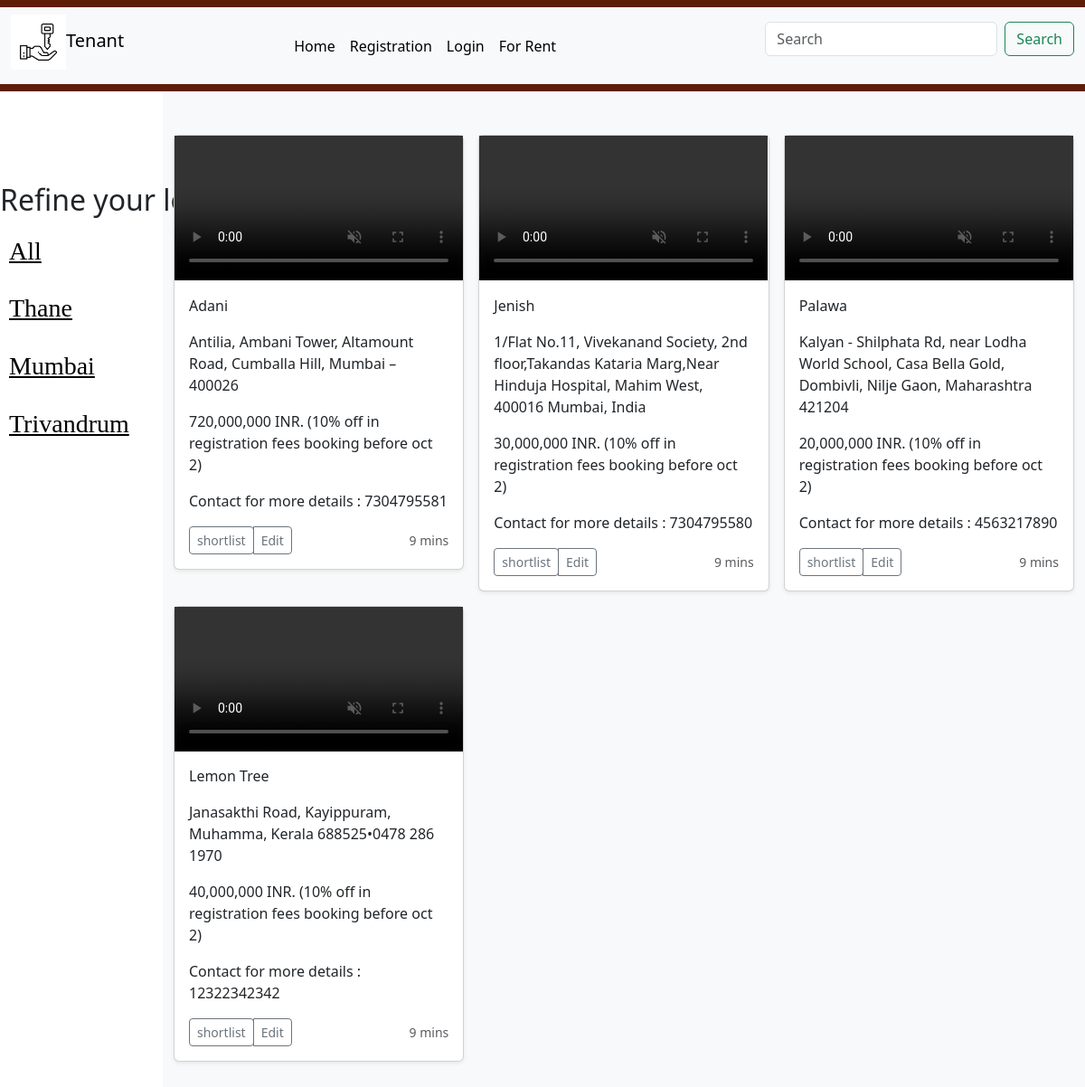
Screenshot of /hlist with the database file from the repository.
### houseapp/models.py (models this page shows, shortened)
class Property(models.Model):
    img=models.FileField(upload_to='videos/',default='')
    owner_name=models.CharField(max_length=30)
    price=models.CharField(max_length=40)
    bhk=models.CharField(max_length=30)
    contact=models.CharField(max_length=15)
    city=models.CharField(max_length=30,default='unknown')
    address=models.TextField(max_length=300)
    category=models.ForeignKey(Category,on_delete=models.CASCADE)
    class Meta:
        db_table='property'

### houseapp/views.py (the view)
# urls.py: path('hlist',v.homelist,name='list1'),
def homelist(request):
    hl=Property.objects.filter()
    inc=set()
    for i in hl:
        inc.add(i.city)
    context={'hl':hl,'inc':inc}
    return render(request,'property.html',context)

### houseapp/templates/property.html (shortened to what this page needs)
{%include 'navbar.html'%}
<main class="body">
    <div class="album py-5 bg-body-tertiary">
      <div class="container">
        <div class="row row-cols-1 row-cols-sm-2 row-cols-md-3 g-3">
          {%for i in hl%}
          <div class="col">
            <div class="card shadow-sm">
              <video src="{{i.img}}" width="100%" height="100%" controls autoplay muted ></video>
              <div class="card-body">
                <p class="card-text">{{i.owner_name}}</p>
                <p class="card-text">{{i.address}}</p>
                <p class="card-text">{{i.price}} INR. (10% off in registration fees booking before oct 2)</p>
                <p class="card-text">Contact for more details : {{i.contact}}</p>
                <div class="d-flex justify-content-between align-items-center">
                  <div class="btn-group">
                    <a href="addtocart/{{i.id}}"><button type="button" class="btn btn-sm btn-outline-secondary">shortlist</button></a>
                    <button type="button" class="btn btn-sm btn-outline-secondary">Edit</button>
                  </div>
                  <small class="text-body-secondary">9 mins</small>
                </div>
              </div>
            </div>
          </div>
          {%endfor%}
        </div>
      </div>
    </div>
  </main>
  <div class="rside">
    <h2>Refine your location</h2>
  <h3><a href="{%url 'houseapp:list1' %}"  class="a">All</a></h3>
  {%for i in inc%}
  <h3><a href="{%url 'houseapp:list2' i %}" class="a">{{i}}</a></h3>
  {%endfor%}
  </div>

### houseapp/templates/property.html (style rules this page uses)
.rside { width: 50%; height: 200px; right: 0%; margin-top: -85%; }
.a { font-family:cursive; color: black; }
h3 { margin-top: 10px; padding: 10px; }
.body { margin-left: 15%; }

### rows the page displays
Property: owner_name "Adani", address "Antilia, Ambani Tower, Altamount Road, Cumballa Hill, Mumbai – 400026", price "720,000,000", contact "7304795581", inc "Mumbai"
Property: owner_name "Jenish", address "1/Flat No.11, Vivekanand Society, 2nd floor,Takandas Kataria Marg,Near Hinduja Hospital, Mahim West, 400016 Mumbai, India", price "30,000,000", contact "7304795580"
Property: owner_name "Palawa", address "Kalyan - Shilphata Rd, near Lodha World School, Casa Bella Gold, Dombivli, Nilje Gaon, Maharashtra 421204", price "20,000,000", contact "4563217890", inc "Thane"
Property: owner_name "Lemon Tree", address "Janasakthi Road, Kayippuram, Muhamma, Kerala 688525•0478 286 1970", price "40,000,000", contact "12322342342", inc "Trivandrum"
